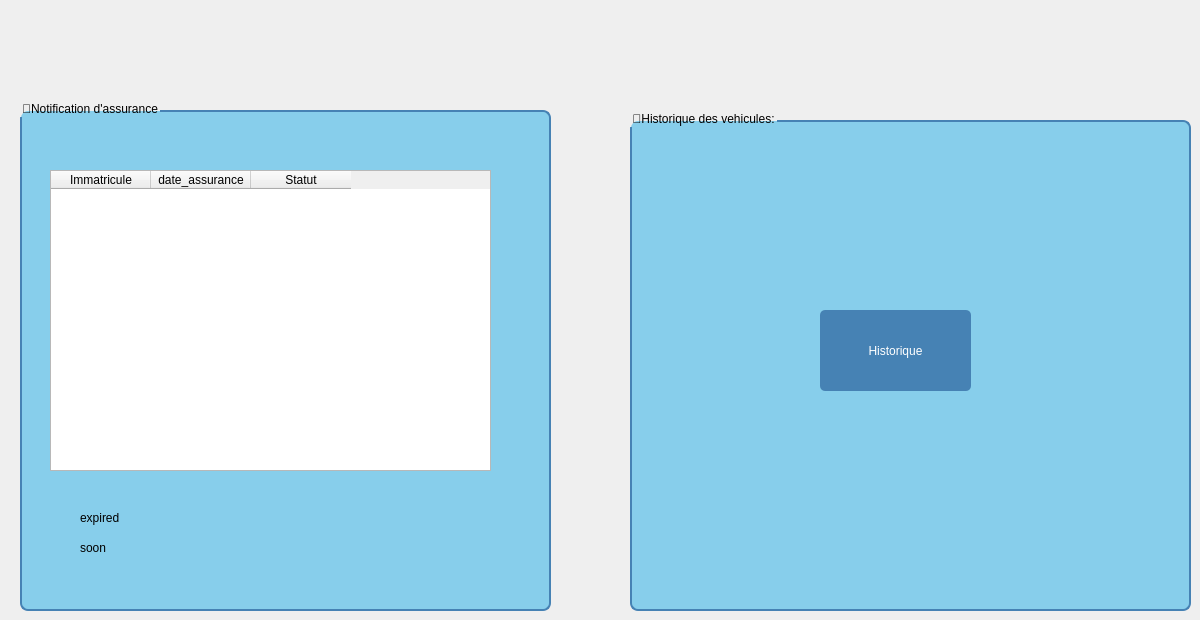
      <widget class="QWidget" name="tab_15">
       <attribute name="title">
        <string>Metiers</string>
       </attribute>
       <widget class="QGroupBox" name="groupBox_6">
        <property name="geometry">
         <rect>
          <x>20</x>
          <y>100</y>
          <width>531</width>
          <height>511</height>
         </rect>
        </property>
        <property name="styleSheet">
         <string notr="true">QGroupBox {
        font: 900 29pt &quot;Segoe UI&quot;;
        font: 900 29pt &quot;Segoe UI&quot;;
        font: 20pt &quot;Segoe UI&quot;;

        background-color: rgb(135, 206, 235);
    border: 2px solid #4682B4;
    border-radius: 8px;
    margin-top: 10px;
}
QPushButton {
    background-color: #4682B4;
    color: white;
    border-radius: 5px;
    padding: 5px;
}
QPushButton:hover {
    background-color: #5A9BD5;
}
</string>
        </property>
        <property name="title">
         <string>🔔Notification d'assurance</string>
        </property>
        <widget class="QTableWidget" name="tableWidget_assurance">
         <property name="geometry">
          <rect>
           <x>30</x>
           <y>70</y>
           <width>441</width>
           <height>301</height>
          </rect>
         </property>
         <column>
          <property name="text">
           <string>Immatricule</string>
          </property>
         </column>
         <column>
          <property name="text">
           <string>date_assurance</string>
          </property>
         </column>
         <column>
          <property name="text">
           <string>Statut</string>
          </property>
         </column>
        </widget>
        <widget class="QLabel" name="label_expired">
         <property name="geometry">
          <rect>
           <x>60</x>
           <y>410</y>
           <width>161</width>
           <height>16</height>
          </rect>
         </property>
         <property name="text">
          <string>expired</string>
         </property>
        </widget>
        <widget class="QLabel" name="label_soon">
         <property name="geometry">
          <rect>
           <x>60</x>
           <y>440</y>
           <width>171</width>
           <height>16</height>
          </rect>
         </property>
         <property name="text">
          <string>soon</string>
         </property>
        </widget>
       </widget>
       <widget class="QGroupBox" name="groupBox_7">
        <property name="geometry">
         <rect>
          <x>630</x>
          <y>110</y>
          <width>561</width>
          <height>501</height>
         </rect>
        </property>
        <property name="styleSheet">
         <string notr="true">QGroupBox {
        font: 900 29pt &quot;Segoe UI&quot;;
        font: 900 29pt &quot;Segoe UI&quot;;
        font: 20pt &quot;Segoe UI&quot;;

        background-color: rgb(135, 206, 235);
    border: 2px solid #4682B4;
    border-radius: 8px;
    margin-top: 10px;
}
QPushButton {
    background-color: #4682B4;
    color: white;
    border-radius: 5px;
    padding: 5px;
}
QPushButton:hover {
    background-color: #5A9BD5;
}</string>
        </property>
        <property name="title">
         <string>📖Historique des vehicules:</string>
        </property>
        <widget class="QPushButton" name="pushButton_historique">
         <property name="geometry">
          <rect>
           <x>190</x>
           <y>200</y>
           <width>151</width>
           <height>81</height>
          </rect>
         </property>
         <property name="text">
          <string>Historique</string>
         </property>
        </widget>
       </widget>
      </widget>
